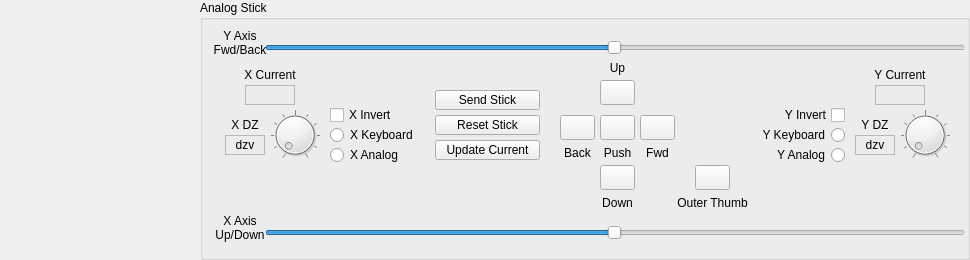
<?xml version="1.0" encoding="UTF-8"?>
<ui version="4.0">
 <class>windowStick</class>
 <widget class="QDialog" name="windowStick">
  <property name="geometry">
   <rect>
    <x>0</x>
    <y>0</y>
    <width>970</width>
    <height>260</height>
   </rect>
  </property>
  <property name="windowTitle">
   <string>Dialog</string>
  </property>
  <widget class="QGroupBox" name="grpStick">
   <property name="geometry">
    <rect>
     <x>200</x>
     <y>0</y>
     <width>770</width>
     <height>260</height>
    </rect>
   </property>
   <property name="title">
    <string>Analog Stick</string>
   </property>
   <widget class="QLabeledRangeSlider" name="sliderXrange">
    <property name="geometry">
     <rect>
      <x>65</x>
      <y>210</y>
      <width>700</width>
      <height>45</height>
     </rect>
    </property>
    <property name="focusPolicy">
     <enum>Qt::ClickFocus</enum>
    </property>
    <property name="maximum">
     <number>1023</number>
    </property>
    <property name="singleStep">
     <number>1</number>
    </property>
    <property name="pageStep">
     <number>50</number>
    </property>
    <property name="sliderPosition">
     <number>511</number>
    </property>
    <property name="orientation">
     <enum>Qt::Horizontal</enum>
    </property>
   </widget>
   <widget class="QLabel" name="lXCur">
    <property name="geometry">
     <rect>
      <x>40</x>
      <y>65</y>
      <width>60</width>
      <height>20</height>
     </rect>
    </property>
    <property name="layoutDirection">
     <enum>Qt::RightToLeft</enum>
    </property>
    <property name="text">
     <string>X Current</string>
    </property>
    <property name="alignment">
     <set>Qt::AlignCenter</set>
    </property>
   </widget>
   <widget class="QLabel" name="lYCur">
    <property name="geometry">
     <rect>
      <x>670</x>
      <y>65</y>
      <width>60</width>
      <height>20</height>
     </rect>
    </property>
    <property name="layoutDirection">
     <enum>Qt::RightToLeft</enum>
    </property>
    <property name="text">
     <string>Y Current</string>
    </property>
    <property name="alignment">
     <set>Qt::AlignCenter</set>
    </property>
   </widget>
   <widget class="QLabel" name="oYCur">
    <property name="geometry">
     <rect>
      <x>675</x>
      <y>85</y>
      <width>50</width>
      <height>20</height>
     </rect>
    </property>
    <property name="frameShape">
     <enum>QFrame::StyledPanel</enum>
    </property>
    <property name="frameShadow">
     <enum>QFrame::Sunken</enum>
    </property>
    <property name="text">
     <string/>
    </property>
    <property name="alignment">
     <set>Qt::AlignCenter</set>
    </property>
   </widget>
   <widget class="QLabel" name="oXCur">
    <property name="geometry">
     <rect>
      <x>45</x>
      <y>85</y>
      <width>50</width>
      <height>20</height>
     </rect>
    </property>
    <property name="frameShape">
     <enum>QFrame::StyledPanel</enum>
    </property>
    <property name="frameShadow">
     <enum>QFrame::Sunken</enum>
    </property>
    <property name="text">
     <string/>
    </property>
    <property name="alignment">
     <set>Qt::AlignCenter</set>
    </property>
   </widget>
   <widget class="QPushButton" name="bResetAxes">
    <property name="geometry">
     <rect>
      <x>235</x>
      <y>115</y>
      <width>105</width>
      <height>20</height>
     </rect>
    </property>
    <property name="focusPolicy">
     <enum>Qt::NoFocus</enum>
    </property>
    <property name="text">
     <string>Reset Stick</string>
    </property>
   </widget>
   <widget class="QPushButton" name="bSendAxes">
    <property name="geometry">
     <rect>
      <x>235</x>
      <y>90</y>
      <width>105</width>
      <height>20</height>
     </rect>
    </property>
    <property name="focusPolicy">
     <enum>Qt::NoFocus</enum>
    </property>
    <property name="text">
     <string>Send Stick</string>
    </property>
   </widget>
   <widget class="QPushButton" name="bUpdateAnalog">
    <property name="geometry">
     <rect>
      <x>235</x>
      <y>140</y>
      <width>105</width>
      <height>20</height>
     </rect>
    </property>
    <property name="focusPolicy">
     <enum>Qt::NoFocus</enum>
    </property>
    <property name="text">
     <string>Update Current</string>
    </property>
   </widget>
   <widget class="QLabeledRangeSlider" name="sliderYrange">
    <property name="geometry">
     <rect>
      <x>65</x>
      <y>25</y>
      <width>700</width>
      <height>45</height>
     </rect>
    </property>
    <property name="focusPolicy">
     <enum>Qt::ClickFocus</enum>
    </property>
    <property name="maximum">
     <number>1023</number>
    </property>
    <property name="singleStep">
     <number>1</number>
    </property>
    <property name="pageStep">
     <number>50</number>
    </property>
    <property name="sliderPosition">
     <number>511</number>
    </property>
    <property name="orientation">
     <enum>Qt::Horizontal</enum>
    </property>
   </widget>
   <widget class="QDial" name="dialYdz">
    <property name="geometry">
     <rect>
      <x>700</x>
      <y>110</y>
      <width>50</width>
      <height>50</height>
     </rect>
    </property>
    <property name="focusPolicy">
     <enum>Qt::ClickFocus</enum>
    </property>
    <property name="maximum">
     <number>200</number>
    </property>
    <property name="singleStep">
     <number>5</number>
    </property>
    <property name="pageStep">
     <number>50</number>
    </property>
    <property name="notchTarget">
     <double>4.000000000000000</double>
    </property>
    <property name="notchesVisible">
     <bool>true</bool>
    </property>
   </widget>
   <widget class="QLabel" name="oYdz">
    <property name="geometry">
     <rect>
      <x>655</x>
      <y>135</y>
      <width>40</width>
      <height>20</height>
     </rect>
    </property>
    <property name="frameShape">
     <enum>QFrame::StyledPanel</enum>
    </property>
    <property name="frameShadow">
     <enum>QFrame::Sunken</enum>
    </property>
    <property name="text">
     <string>dzv</string>
    </property>
    <property name="alignment">
     <set>Qt::AlignCenter</set>
    </property>
   </widget>
   <widget class="QLabel" name="lYdz">
    <property name="geometry">
     <rect>
      <x>655</x>
      <y>115</y>
      <width>40</width>
      <height>20</height>
     </rect>
    </property>
    <property name="layoutDirection">
     <enum>Qt::RightToLeft</enum>
    </property>
    <property name="text">
     <string>Y DZ</string>
    </property>
    <property name="alignment">
     <set>Qt::AlignCenter</set>
    </property>
   </widget>
   <widget class="QLabel" name="oXdz">
    <property name="geometry">
     <rect>
      <x>25</x>
      <y>135</y>
      <width>40</width>
      <height>20</height>
     </rect>
    </property>
    <property name="frameShape">
     <enum>QFrame::StyledPanel</enum>
    </property>
    <property name="frameShadow">
     <enum>QFrame::Sunken</enum>
    </property>
    <property name="text">
     <string>dzv</string>
    </property>
    <property name="alignment">
     <set>Qt::AlignCenter</set>
    </property>
   </widget>
   <widget class="QLabel" name="lXdz">
    <property name="geometry">
     <rect>
      <x>25</x>
      <y>115</y>
      <width>40</width>
      <height>20</height>
     </rect>
    </property>
    <property name="layoutDirection">
     <enum>Qt::RightToLeft</enum>
    </property>
    <property name="text">
     <string>X DZ</string>
    </property>
    <property name="alignment">
     <set>Qt::AlignCenter</set>
    </property>
   </widget>
   <widget class="QDial" name="dialXdz">
    <property name="geometry">
     <rect>
      <x>70</x>
      <y>110</y>
      <width>50</width>
      <height>50</height>
     </rect>
    </property>
    <property name="maximum">
     <number>200</number>
    </property>
    <property name="singleStep">
     <number>5</number>
    </property>
    <property name="pageStep">
     <number>50</number>
    </property>
    <property name="notchTarget">
     <double>4.000000000000000</double>
    </property>
    <property name="notchesVisible">
     <bool>true</bool>
    </property>
   </widget>
   <widget class="QLabel" name="lYAxisName">
    <property name="geometry">
     <rect>
      <x>-10</x>
      <y>25</y>
      <width>100</width>
      <height>35</height>
     </rect>
    </property>
    <property name="text">
     <string>Y Axis
Fwd/Back</string>
    </property>
    <property name="alignment">
     <set>Qt::AlignCenter</set>
    </property>
   </widget>
   <widget class="QLabel" name="lXAxisName">
    <property name="geometry">
     <rect>
      <x>-10</x>
      <y>210</y>
      <width>100</width>
      <height>35</height>
     </rect>
    </property>
    <property name="text">
     <string>X Axis
Up/Down</string>
    </property>
    <property name="alignment">
     <set>Qt::AlignCenter</set>
    </property>
   </widget>
   <widget class="QFrame" name="grpThumbStick">
    <property name="geometry">
     <rect>
      <x>340</x>
      <y>50</y>
      <width>155</width>
      <height>185</height>
     </rect>
    </property>
    <widget class="QLabel" name="lThumbStickPush">
     <property name="geometry">
      <rect>
       <x>50</x>
       <y>90</y>
       <width>55</width>
       <height>25</height>
      </rect>
     </property>
     <property name="text">
      <string>Push</string>
     </property>
     <property name="alignment">
      <set>Qt::AlignCenter</set>
     </property>
    </widget>
    <widget class="QPushButton" name="kThumbStickW">
     <property name="geometry">
      <rect>
       <x>20</x>
       <y>65</y>
       <width>35</width>
       <height>25</height>
      </rect>
     </property>
     <property name="focusPolicy">
      <enum>Qt::NoFocus</enum>
     </property>
     <property name="text">
      <string/>
     </property>
    </widget>
    <widget class="QPushButton" name="kThumbStickPush">
     <property name="geometry">
      <rect>
       <x>60</x>
       <y>65</y>
       <width>35</width>
       <height>25</height>
      </rect>
     </property>
     <property name="focusPolicy">
      <enum>Qt::NoFocus</enum>
     </property>
     <property name="text">
      <string/>
     </property>
    </widget>
    <widget class="QLabel" name="lThumbStickE">
     <property name="geometry">
      <rect>
       <x>90</x>
       <y>90</y>
       <width>55</width>
       <height>25</height>
      </rect>
     </property>
     <property name="text">
      <string>Fwd</string>
     </property>
     <property name="alignment">
      <set>Qt::AlignCenter</set>
     </property>
    </widget>
    <widget class="QPushButton" name="kThumbStickS">
     <property name="geometry">
      <rect>
       <x>60</x>
       <y>115</y>
       <width>35</width>
       <height>25</height>
      </rect>
     </property>
     <property name="focusPolicy">
      <enum>Qt::NoFocus</enum>
     </property>
     <property name="text">
      <string/>
     </property>
    </widget>
    <widget class="QLabel" name="lThumbStickS">
     <property name="geometry">
      <rect>
       <x>50</x>
       <y>140</y>
       <width>55</width>
       <height>25</height>
      </rect>
     </property>
     <property name="text">
      <string>Down</string>
     </property>
     <property name="alignment">
      <set>Qt::AlignCenter</set>
     </property>
    </widget>
    <widget class="QLabel" name="lThumbStickN">
     <property name="geometry">
      <rect>
       <x>50</x>
       <y>5</y>
       <width>55</width>
       <height>25</height>
      </rect>
     </property>
     <property name="text">
      <string>Up</string>
     </property>
     <property name="alignment">
      <set>Qt::AlignCenter</set>
     </property>
    </widget>
    <widget class="QPushButton" name="kThumbStickE">
     <property name="geometry">
      <rect>
       <x>100</x>
       <y>65</y>
       <width>35</width>
       <height>25</height>
      </rect>
     </property>
     <property name="focusPolicy">
      <enum>Qt::NoFocus</enum>
     </property>
     <property name="text">
      <string/>
     </property>
    </widget>
    <widget class="QLabel" name="lThumbStickW">
     <property name="geometry">
      <rect>
       <x>10</x>
       <y>90</y>
       <width>55</width>
       <height>25</height>
      </rect>
     </property>
     <property name="text">
      <string>Back</string>
     </property>
     <property name="alignment">
      <set>Qt::AlignCenter</set>
     </property>
    </widget>
    <widget class="QPushButton" name="kThumbStickN">
     <property name="geometry">
      <rect>
       <x>60</x>
       <y>30</y>
       <width>35</width>
       <height>25</height>
      </rect>
     </property>
     <property name="focusPolicy">
      <enum>Qt::NoFocus</enum>
     </property>
     <property name="text">
      <string/>
     </property>
    </widget>
   </widget>
   <widget class="QLabel" name="lThumbOutBAddon">
    <property name="geometry">
     <rect>
      <x>465</x>
      <y>190</y>
      <width>95</width>
      <height>25</height>
     </rect>
    </property>
    <property name="text">
     <string>Outer Thumb</string>
    </property>
    <property name="alignment">
     <set>Qt::AlignCenter</set>
    </property>
   </widget>
   <widget class="QPushButton" name="kThumbBAddon">
    <property name="geometry">
     <rect>
      <x>495</x>
      <y>165</y>
      <width>35</width>
      <height>25</height>
     </rect>
    </property>
    <property name="focusPolicy">
     <enum>Qt::NoFocus</enum>
    </property>
    <property name="text">
     <string/>
    </property>
   </widget>
   <widget class="QFrame" name="frame">
    <property name="geometry">
     <rect>
      <x>125</x>
      <y>100</y>
      <width>100</width>
      <height>70</height>
     </rect>
    </property>
    <property name="frameShape">
     <enum>QFrame::NoFrame</enum>
    </property>
    <property name="frameShadow">
     <enum>QFrame::Raised</enum>
    </property>
    <widget class="QRadioButton" name="radioXModeAnalog">
     <property name="geometry">
      <rect>
       <x>5</x>
       <y>45</y>
       <width>90</width>
       <height>20</height>
      </rect>
     </property>
     <property name="focusPolicy">
      <enum>Qt::NoFocus</enum>
     </property>
     <property name="text">
      <string>X Analog</string>
     </property>
    </widget>
    <widget class="QRadioButton" name="radioXModeDigital">
     <property name="geometry">
      <rect>
       <x>5</x>
       <y>25</y>
       <width>90</width>
       <height>20</height>
      </rect>
     </property>
     <property name="focusPolicy">
      <enum>Qt::NoFocus</enum>
     </property>
     <property name="text">
      <string>X Keyboard</string>
     </property>
    </widget>
    <widget class="QCheckBox" name="iXInvert">
     <property name="geometry">
      <rect>
       <x>5</x>
       <y>5</y>
       <width>90</width>
       <height>20</height>
      </rect>
     </property>
     <property name="layoutDirection">
      <enum>Qt::LeftToRight</enum>
     </property>
     <property name="text">
      <string>X Invert</string>
     </property>
    </widget>
   </widget>
   <widget class="QFrame" name="frame_2">
    <property name="geometry">
     <rect>
      <x>550</x>
      <y>100</y>
      <width>100</width>
      <height>70</height>
     </rect>
    </property>
    <property name="frameShape">
     <enum>QFrame::NoFrame</enum>
    </property>
    <property name="frameShadow">
     <enum>QFrame::Raised</enum>
    </property>
    <widget class="QRadioButton" name="radioYModeAnalog">
     <property name="geometry">
      <rect>
       <x>5</x>
       <y>45</y>
       <width>90</width>
       <height>20</height>
      </rect>
     </property>
     <property name="focusPolicy">
      <enum>Qt::NoFocus</enum>
     </property>
     <property name="layoutDirection">
      <enum>Qt::RightToLeft</enum>
     </property>
     <property name="text">
      <string>Y Analog</string>
     </property>
    </widget>
    <widget class="QRadioButton" name="radioYModeDigital">
     <property name="geometry">
      <rect>
       <x>5</x>
       <y>25</y>
       <width>90</width>
       <height>20</height>
      </rect>
     </property>
     <property name="focusPolicy">
      <enum>Qt::NoFocus</enum>
     </property>
     <property name="layoutDirection">
      <enum>Qt::RightToLeft</enum>
     </property>
     <property name="text">
      <string>Y Keyboard</string>
     </property>
    </widget>
    <widget class="QCheckBox" name="iYInvert">
     <property name="geometry">
      <rect>
       <x>5</x>
       <y>5</y>
       <width>90</width>
       <height>20</height>
      </rect>
     </property>
     <property name="layoutDirection">
      <enum>Qt::RightToLeft</enum>
     </property>
     <property name="text">
      <string>Y Invert</string>
     </property>
    </widget>
   </widget>
  </widget>
 </widget>
 <customwidgets>
  <customwidget>
   <class>QLabeledRangeSlider</class>
   <extends>QSlider</extends>
   <header>superqt.h</header>
  </customwidget>
 </customwidgets>
 <resources/>
 <connections/>
</ui>
